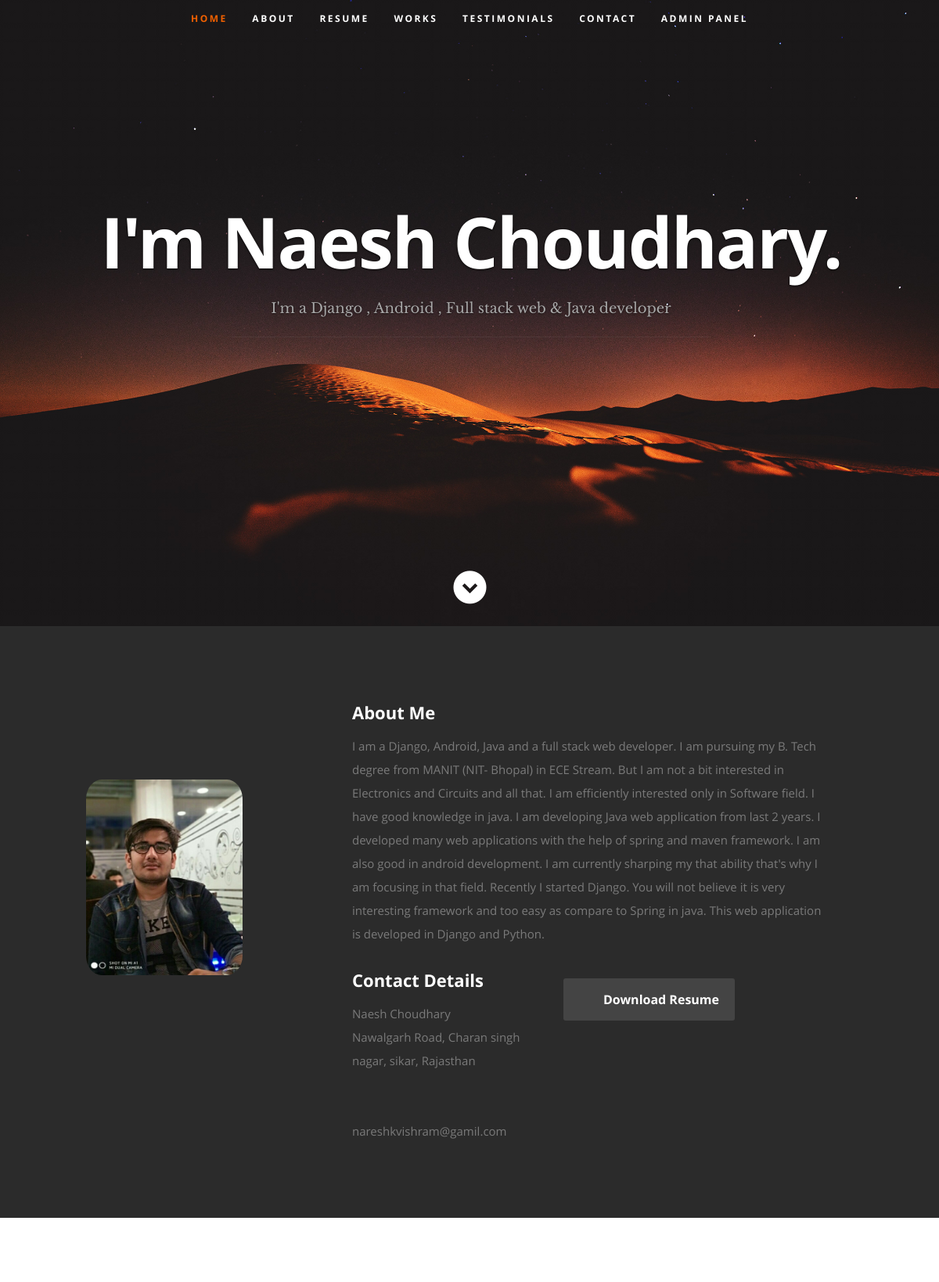
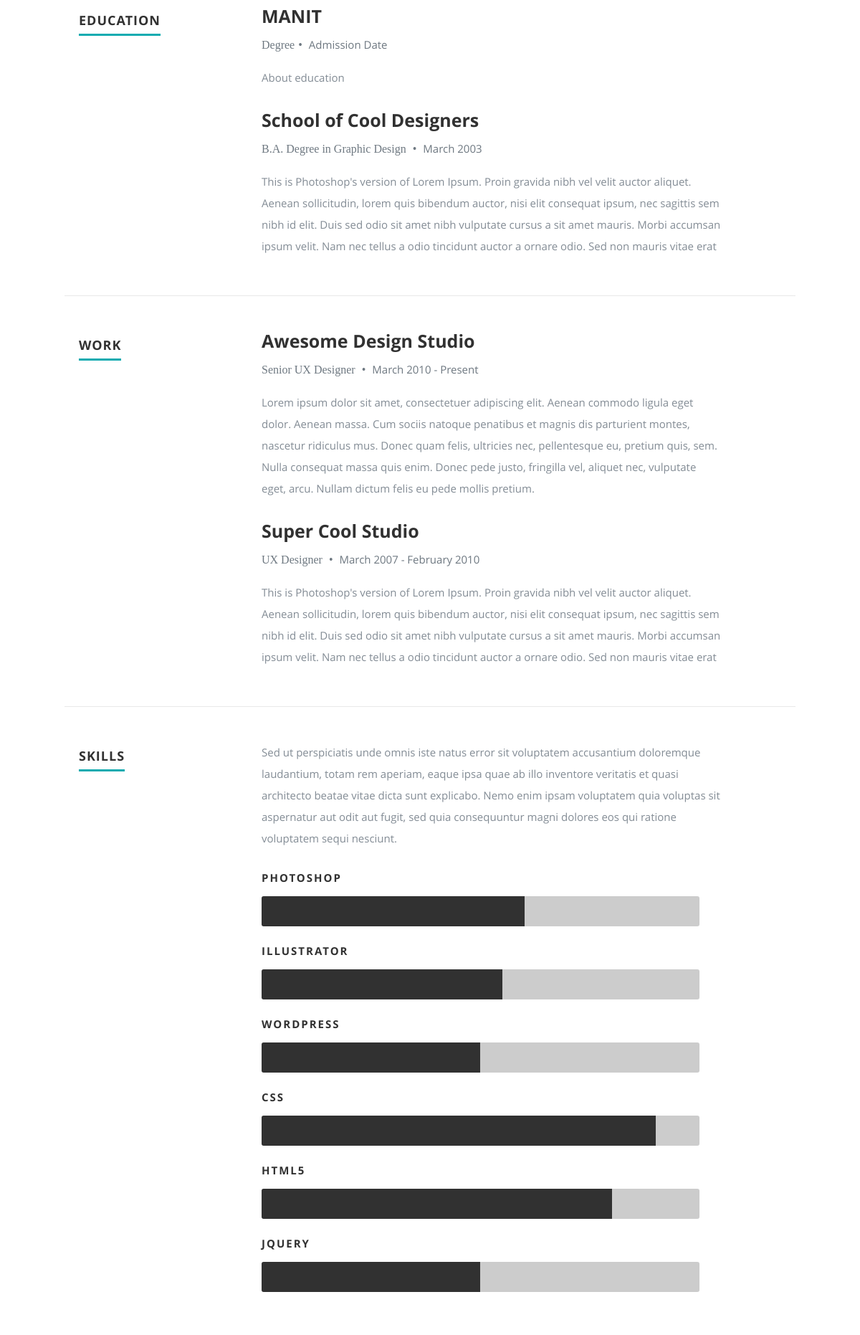
The page / (upper part) on the database its author committed (2 pictures, top to bottom).
### Me/models.py (models this page shows)
class UserDataBase(models.Model):
    usr=models.ForeignKey(User,on_delete=models.CASCADE,null=True,blank=True)
    name = models.CharField(max_length=100, null=True, blank=True)
    email = models.EmailField(null=True, blank=True)
    number = models.IntegerField(null=True, blank=True)
    image = models.FileField(null=True, blank=True)
    about = models.TextField(null=True, blank=True)
    dob = models.DateField(null=True, blank=True)
    location = models.CharField(max_length=200, null=True, blank=True)
    degree = models.CharField(max_length=100, null=True, blank=True)
    website = models.URLField(null=True, blank=True)
    profile_title = models.CharField(max_length=200, null=True, blank=True)
    tweeter = models.URLField(null=True, blank=True)
    facebook = models.URLField(null=True, blank=True)
    linkedin = models.URLField(null=True, blank=True)
    instagram = models.URLField(null=True, blank=True)

### Me/views.py (the view)
# urls.py: path('',Index,name="index"),
def Index(request):
    data = UserDataBase.objects.all()
    edu_data=Education.objects.all()
    dict = {"data": data,"edu_data":edu_data}
    return render(request, "index.html", dict)

### Me/templates/index.html (shortened to what this page needs)
<!DOCTYPE html>
<html class="no-js" lang="en">
<head>
  {% load static %}
   <link rel="stylesheet" href="{% static 'css/default.css' %}">
	<link rel="stylesheet" href="{% static 'css/layout.css' %}">
   <link rel="stylesheet" href="{% static 'css/media-queries.css' %}">
   <link rel="stylesheet" href="{% static 'css/magnific-popup.css' %}">
</head>
<body>
   <header id="home">
      <nav id="nav-wrap">
         <ul id="nav" class="nav">
            <li class="current"><a class="smoothscroll" href="{% url 'index' %}">Home</a></li>
            <li><a class="smoothscroll" href="#about">About</a></li>
	         <li><a class="smoothscroll" href="#resume">Resume</a></li>
            <li><a class="smoothscroll" href="#portfolio">Works</a></li>
            <li><a class="smoothscroll" href="#testimonials">Testimonials</a></li>
            <li><a class="smoothscroll" href="#contact">Contact</a></li>
             {% if request.user.is_authenticated %}
             <li><a  href="{% url 'logout' %}">logout</a></li>
             {% else %}
              <li><a href="{% url 'login' %}">Admin Panel</a></li>
             {% endif %}
         </ul>
      </nav>
{% for i in data %}
      <div class="row banner">
         <div class="banner-text">
            <h1 class="responsive-headline">I'm {{i.name}}.</h1>
            <h3>I'm a {{i.profile_title}}
            </h3>
            <hr />
            <ul class="social">
               <li><a href="{{i.facebook}}"><i class="fa fa-facebook"></i></a></li>
               <li><a href="{{i.tweeter}}"><i class="fa fa-twitter"></i></a></li>
               <li><a href="{{i.email}}"><i class="fa fa-google-plus"></i></a></li>
               <li><a href="{{i.linkedin}}"><i class="fa fa-linkedin"></i></a></li>
               <li><a href="{{i.instagram}}"><i class="fa fa-instagram"></i></a></li>
               <li><a href="{{i.github}}"><i class="fa fa-dribbble"></i></a></li>
            </ul>
         </div>
      </div>
      <p class="scrolldown">
         <a class="smoothscroll" href="#about"><i class="icon-down-circle"></i></a>
      </p>
   </header>
   <section id="about">
      <div class="row">
         <div class="four columns">
            <img class="profile-pic"  src="{{i.image.url}}" alt="" />
         </div>
         <div class="eight columns main-col">
            <h2>About Me</h2>
            <p>
                {{i.about}}
            </p>
            <div class="row">
               <div class="columns contact-details">
                  <h2>Contact Details</h2>
                  <p class="address">
						   <span>{{i.name}}</span><br>
						   <span>{{i.location}}<br>
                     </span><br>
						   <br>
                     <span>{{i.email}}</span>
					   </p>
               </div>
               <div class="columns download">
                  <p>
                     <a href="{{i.linkedin}}" class="button"><i class="fa fa-download"></i>Download Resume</a>
                  </p>
               </div>
            </div>
         </div>
      </div>
   </section>
   <section id="resume">
      <div class="row education">
         <div class="three columns header-col">
            <h1><span>Education</span></h1>
         </div>
         <div class="nine columns main-col">
            <div class="row item">
               <div class="twelve columns">
                  <h3>MANIT</h3>
                  <p class="info">Degree<span>&bull;</span> <em class="date">Admission Date</em></p>
                  <p>
                 About education
                  </p>
               </div>
            </div>
            <div class="row item">
               <div class="twelve columns">
                  <h3>School of Cool Designers</h3>
                  <p class="info">B.A. Degree in Graphic Design <span>&bull;</span> <em class="date">March 2003</em></p>
                  <p>
                  This is Photoshop's version  of Lorem Ipsum. Proin gravida nibh vel velit auctor aliquet.
                  Aenean sollicitudin, lorem quis bibendum auctor, nisi elit consequat ipsum, nec sagittis sem
                  nibh id elit. Duis sed odio sit amet nibh vulputate cursus a sit amet mauris. Morbi accumsan
                  ipsum velit. Nam nec tellus a odio tincidunt auctor a ornare odio. Sed non  mauris vitae erat
                  </p>
               </div>
            </div>
         </div>
      </div>
      <div class="row work">
         <div class="three columns header-col">
            <h1><span>Work</span></h1>
         </div>
         <div class="nine columns main-col">
            <div class="row item">
               <div class="twelve columns">
                  <h3>Awesome Design Studio</h3>
                  <p class="info">Senior UX Designer <span>&bull;</span> <em class="date">March 2010 - Present</em></p>
                  <p>
                  Lorem ipsum dolor sit amet, consectetuer adipiscing elit. Aenean commodo ligula eget dolor. Aenean massa.
                  Cum sociis natoque penatibus et magnis dis parturient montes, nascetur ridiculus mus. Donec quam felis,
                  ultricies nec, pellentesque eu, pretium quis, sem. Nulla consequat massa quis enim.
                  Donec pede justo, fringilla vel, aliquet nec, vulputate eget, arcu. Nullam dictum felis eu pede mollis pretium.
                  </p>
               </div>
            </div>
            <div class="row item">
               <div class="twelve columns">
                  <h3>Super Cool Studio</h3>
                  <p class="info">UX Designer <span>&bull;</span> <em class="date">March 2007 - February 2010</em></p>
                  <p>
                  This is Photoshop's version  of Lorem Ipsum. Proin gravida nibh vel velit auctor aliquet.
                  Aenean sollicitudin, lorem quis bibendum auctor, nisi elit consequat ipsum, nec sagittis sem
                  nibh id elit. Duis sed odio sit amet nibh vulputate cursus a sit amet mauris. Morbi accumsan
                  ipsum velit. Nam nec tellus a odio tincidunt auctor a ornare odio. Sed non  mauris vitae erat
                  </p>
               </div>
            </div>
         </div>
      </div>
      <div class="row skill">
         <div class="three columns header-col">
            <h1><span>Skills</span></h1>
         </div>
         <div class="nine columns main-col">
            <p>Sed ut perspiciatis unde omnis iste natus error sit voluptatem accusantium doloremque laudantium, totam rem aperiam,
            eaque ipsa quae ab illo inventore veritatis et quasi architecto beatae vitae dicta sunt explicabo. Nemo enim ipsam
            voluptatem quia voluptas sit aspernatur aut odit aut fugit, sed quia consequuntur magni dolores eos qui ratione
            voluptatem sequi nesciunt.
            </p>
				<div class="bars">
				   <ul class="skills">
					   <li><span class="bar-expand photoshop"></span><em>Photoshop</em></li>
                  <li><span class="bar-expand illustrator"></span><em>Illustrator</em></li>
						<li><span class="bar-expand wordpress"></span><em>Wordpress</em></li>
						<li><span class="bar-expand css"></span><em>CSS</em></li>
						<li><span class="bar-expand html5"></span><em>HTML5</em></li>
                  <li><span class="bar-expand jquery"></span><em>jQuery</em></li>
					</ul>
				</div>
			</div>
      </div>
   </section>
 {% endfor %}
</body>
</html>

### Me/static/css/default.css (style rules this page uses)
html, body, div, span, object, iframe, h1, h2, h3, h4, h5, h6, p, blockquote, pre, abbr, address, cite, code, del, dfn, em, img, ins, kbd, q, samp, small, strong, sub, sup, var, b, i, dl, dt, dd, ol, ul, li, fieldset, form, label, legend, table, caption, tbody, tfoot, thead, tr, th, td, article, aside, canvas, details, figcaption, figure, footer, header, hgroup, menu, nav, section, summary, time, mark, audio, video { margin: 0; padding: 0; border: 0; outline: 0; font-size: 100%; vertical-align: baseline; background: transparent; }
article,aside,details,figcaption,figure, footer,header,hgroup,menu,nav,section { display: block; }
*, *:before, *:after { -moz-box-sizing: border-box; -webkit-box-sizing: border-box; box-sizing: border-box; }
html { font-size: 62.5%; -webkit-font-smoothing: antialiased; }
body { background: #fff; font-family: 'opensans-regular', sans-serif; font-weight: normal; font-size: 15px; line-height: 30px; color: #838C95; -webkit-font-smoothing: antialiased; -webkit-text-size-adjust: 100%; }
h1, h2, h3, h4, h5, h6 { color: #313131; font-family: 'opensans-bold', sans-serif; font-weight: normal; }
h1 { font-size: 38px; line-height: 42px; margin-bottom: 12px; letter-spacing: -1px; }
h2 { font-size: 28px; line-height: 36px; margin-bottom: 6px; }
h3 { font-size: 22px; line-height: 30px; margin-bottom: 12px; }
p { margin: 0 0 30px 0; }
em { font: 15px/30px 'opensans-italic', sans-serif; }
hr { border: solid #E3E3E3; border-width: 1px 0 0; clear: both; margin: 11px 0 30px; height: 0; }
a, a:visited { text-decoration: none; outline: 0; color: #11ABB0; -webkit-transition: color .3s ease-in-out; -moz-transition: color .3s ease-in-out; -o-transition: color .3s ease-in-out; transition: color .3s ease-in-out; }
p a, p a:visited { line-height: inherit; }
ul, ol { margin-bottom: 24px; margin-top: 12px; }
ul { list-style: none outside; }
li { line-height: 18px; margin-bottom: 12px; }
img { max-width: 100%; height: auto; }
.button, .button:visited, button, input[type="submit"], input[type="reset"], input[type="button"] { font: 16px/30px 'opensans-bold', sans-serif; background: #11ABB0; display: inline-block; text-decoration: none; letter-spacing: 0; color: #fff; padding: 12px 20px; margin-bottom: 18px; border: none; cursor: pointer; height: auto; -webkit-transition: all .2s ease-in-out; -moz-transition: all .2s ease-in-out; -o-transition: all .2s ease-in-out; -ms-transition: all .2s ease-in-out; transition: all .2s ease-in-out; -moz-border-radius: 3px; -webkit-border-radius: 3px; -khtml-border-radius: 3px; border-radius: 3px; }
.row { width: 96%; max-width: 1020px; margin: 0 auto; }
.row .row { width: auto; max-width: none; margin: 0 -20px; }
.row:before, .row:after { content: " "; display: table; }
.row:after { clear: both; }
.column, .columns { position: relative; padding: 0 20px; min-height: 1px; float: left; }
[class*="column"] + [class*="column"]:last-child { float: right; }
.row .three { width: 25%; }
.row .four { width: 33.33333%; }
.row .eight { width: 66.66667%; }
.row .nine { width: 75%; }
.row .twelve { width: 100%; }

### rows shown on the page
UserDataBase: name "Naesh Choudhary", profile_title "Django , Android , Full stack web & Java developer", image (picture), about "I am a Django, Android, Java and a full stack web developer. I am pursuing my B. Tech degree from MANIT (NIT- Bhopal) in ECE Stream. But I am not a bit interested in Electronics and Circuits and all that. I am efficiently interested only in Software field. I have good knowledge in java. I am developing Java web application from last 2 years. I developed many web applications with the help of spring and maven framework. I am also good in android development. I am currently sharping my that ability that's why I am focusing in that field. Recently I started Django. You will not believe it is very interesting framework and too easy as compare to Spring in java. This web application is developed…", location "Nawalgarh Road, Charan singh nagar, sikar, Rajasthan", email "nareshkvishram@gamil.com"
